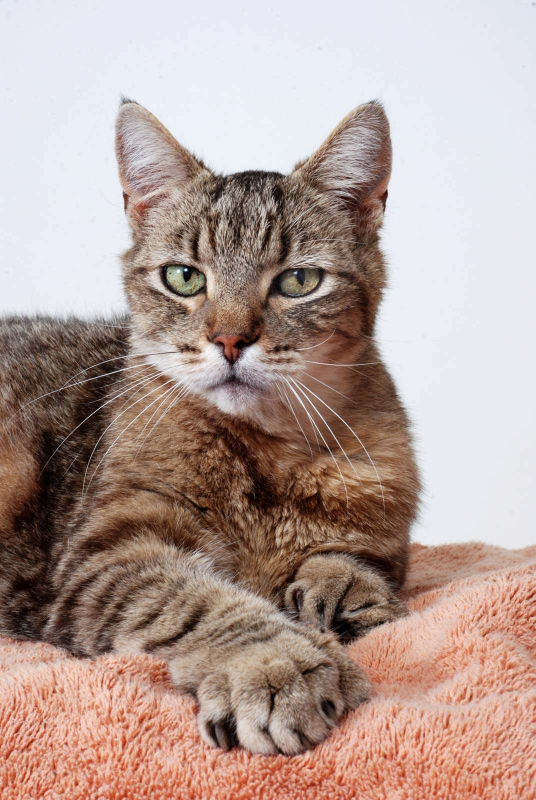
#> input picture OpenCV/Photos/cat.jpg, 1071 x 1600 px (shown at 1/2 size)
$ python contours.py
#> lines starting #> are read from the running program, lines starting #| are printed output that depends on the picture; after the words box and inside, x2 and y2 are one past the last pixel; in counts of white or black regions, pixels touching at a corner belong together
import cv2 as cv
import numpy as np

img = cv.imread('Photos/cat.jpg')
#> img is the input picture: shape (1600, 1071, 3); mean B, G, R 152.1, 158.9, 180.2
img = cv.resize(img, (img.shape[1]//4, img.shape[0]//4), interpolation=cv.INTER_CUBIC)
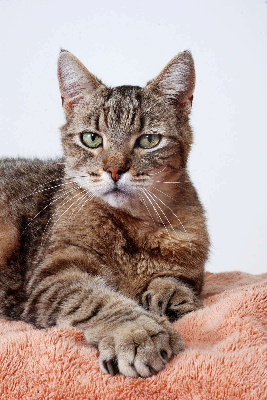
#> img: shape (400, 267, 3); mean B, G, R 152.1, 158.8, 180.2
cv.imshow('Cat', img)

blank = np.zeros(img.shape, dtype='uint8')
cv.imshow('Blank', blank)


# First we change the image to greyscale

grey = cv.cvtColor(img, cv.COLOR_BGR2GRAY)
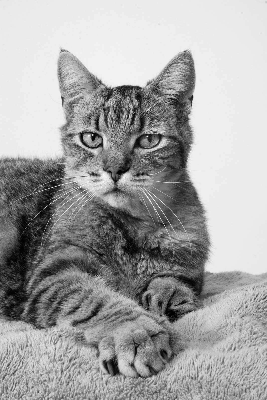
#> grey: shape (400, 267); min 0, max 254, mean 164.5
cv.imshow('Greyed', grey)

# Blur the image first to decrease contour count

blur = cv.blur(grey, (5, 5), cv.BORDER_DEFAULT)
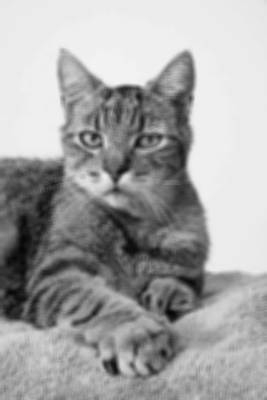
#> blur: shape (400, 267); min 5, max 242, mean 164.5
cv.imshow('Blur', blur)

# Next we grab the canny

canny = cv.Canny(blur, 125, 175)
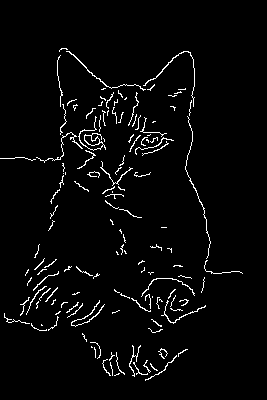
#> canny: shape (400, 267); 3.2% white in thin lines or dots, all inside (x1, y1, x2, y2) = (0, 48, 243, 381)
cv.imshow('Canny', canny)

# One way to find contours involves

ret, thresh = cv.threshold(grey, 125, 255, cv.THRESH_BINARY)
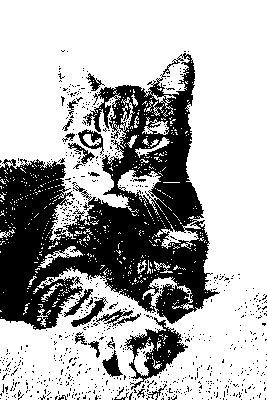
#> thresh: shape (400, 267); 69% white; 733 black regions (711 under 20 px)
cv.imshow('Threshold', thresh)


# Now to find the contours

contours, hierarchies = cv.findContours(thresh, cv.RETR_LIST, cv.CHAIN_APPROX_SIMPLE)
#> contours = 1845 contours, 1791 with area under 20; largest, box (x1, y1, x2, y2) and area: (0, 0, 267, 400) 74034, (125, 316, 189, 391) 2158, (117, 170, 167, 215) 693, (77, 128, 105, 152) 396, (70, 297, 106, 328) 325
print(f'{len(contours)} contour(s) found')
#| 1845 contour(s) found

# Draw contours on another image

cv.drawContours(blank, contours, -1, (0, 0, 255), thickness=1)
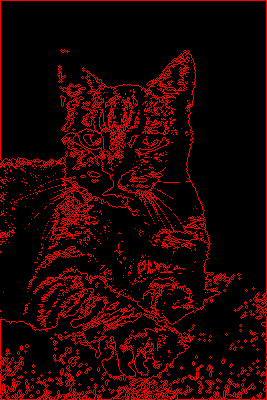
#> blank: shape (400, 267, 3); mean of channels 0, 1, 2 0, 0, 31.3; drawn as B, G, R
cv.imshow('Contour on Blank', blank)


cv.waitKey(0)

$ run again, with OpenCV/Photos/aut1.jpg copied over OpenCV/Photos/cat.jpg
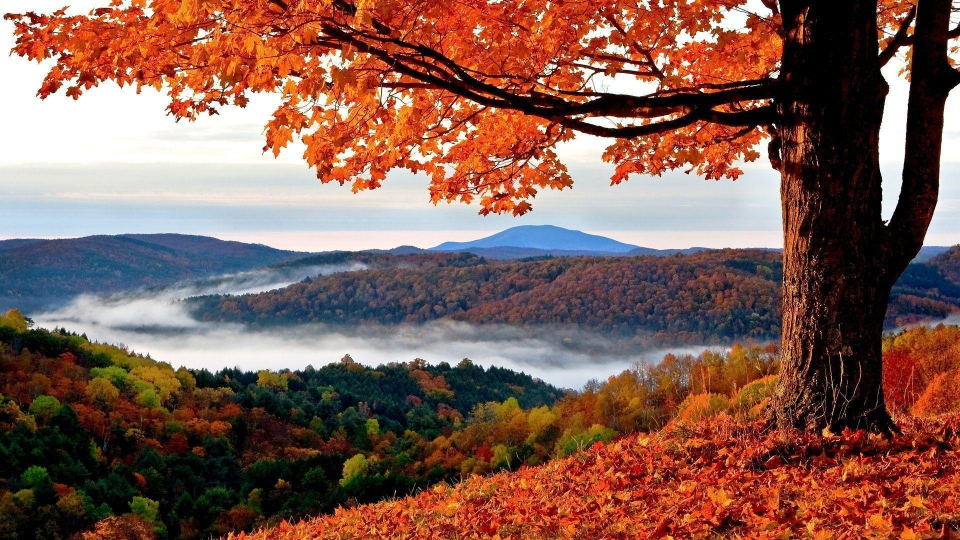
#> input picture OpenCV/Photos/aut1.jpg, 1920 x 1080 px (shown at 1/2 size)
#> img is the input picture: shape (1080, 1920, 3); mean B, G, R 83.1, 93.6, 130
#> img: shape (270, 480, 3)
#> canny: shape (270, 480); 5.6% white in thin lines or dots
#> `ret, thresh = cv.threshold(grey, 125, 255, cv.THRESH_BINARY)`:
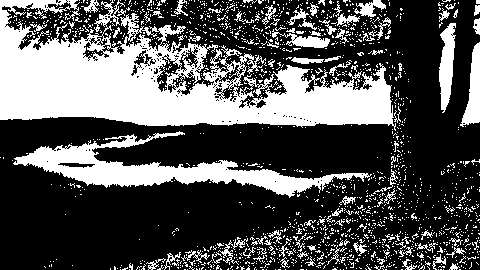
#> thresh: shape (270, 480); 33% white; 1625 white regions (1531 under 20 px)
#> contours = 2195 contours, 2125 with area under 20; largest, box (x1, y1, x2, y2) and area: (0, 0, 396, 131) 25760, (13, 131, 372, 198) 6164, (439, 23, 456, 113) 857, (460, 42, 480, 127) 784, (156, 56, 182, 93) 388
#| 2195 contour(s) found
#> `cv.drawContours(blank, contours, -1, (0, 0, 255), thickness=1)`:
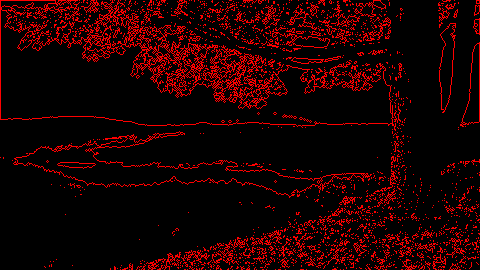
#> blank: shape (270, 480, 3); mean of channels 0, 1, 2 0, 0, 29.3; drawn as B, G, R
